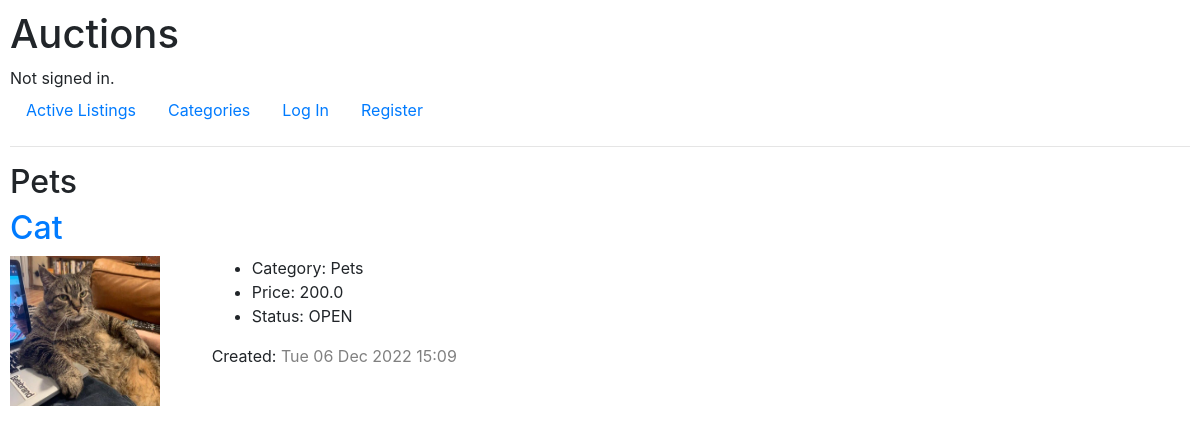
The app's page /catagory_list/Pets with its own data.
### auctions/models.py (models this page shows, shortened)
class Category(models.Model):
    name = models.CharField(max_length=50)

class Listing(models.Model):
    owner = models.ForeignKey(User, on_delete=models.CASCADE, related_name="listings")
    title = models.CharField(max_length=50)
    category = models.ForeignKey(Category, on_delete=models.CASCADE, related_name="listings")
    description = models.CharField(max_length=200)
    image = models.CharField(max_length=50)
    price = models.FloatField(default=0.0)
    open_forbid = models.BooleanField(default=True)
    date = models.DateTimeField(default=timezone.now)

### auctions/views.py (the view)
# urls.py: path("catagory_list/<str:category_name>", views.category_list,name="category_list"),
def category_list(request, category_name):
    listings = ''
    category = ''
    try:
        category = Category.objects.get(name = category_name)
        listings = Listing.objects.all()
        for listing in listings:
            listing.image = "../" + listing.image
    except:
        pass
    return render(request, "auctions/category_list.html",{
        "listings": listings,
        "category": category
    })

### auctions/templates/auctions/category_list.html
{% extends "auctions/layout.html" %}
{% block body %}
    <h2>{{ category.name }}</h2>
    {% for listing in listings  %}
        {% if listing.category == category %}
            <div class="row">
                <h2 class="col-12"><a href="{% url 'listing_page' listing.id listing.open_forbid %}">{{listing.title}}</a></h2>
                <div class="col-md-2">
                    <img src={{listing.image }} alt="image" height="150" width="150">
                </div>
                <div class="col-md-3">
                    <ul>
                        <li>Category: {{listing.category.name}}</li>
                        <li>Price: {{listing.price}}</li>
                        {% if listing.open_forbid %}
                            <li>Status: OPEN</li>
                        {% else %}
                            <li>Status: CLOSED</li>
                        {% endif %}
                    </ul>
                    <p>Created: <span style="color: gray;">
                                {{listing.date|date:"D d M Y"}} {{listing.date|time:"H:i"}}
                            </span>
                     </p>
                </div>
            </div>
        {% endif %}
    {% empty %}
        <div>No Listing</div>
    {% endfor %}
{% endblock %}

### auctions/static/auctions/styles.css (style rules this page uses)
body { padding: 10px; }

### records on screen
Category: name "Pets"
Listing: title "Cat", image (picture), category.name "Pets", price "200.0", open_forbid "Status: OPEN", date "Tue 06 Dec 2022", date "15:09"
